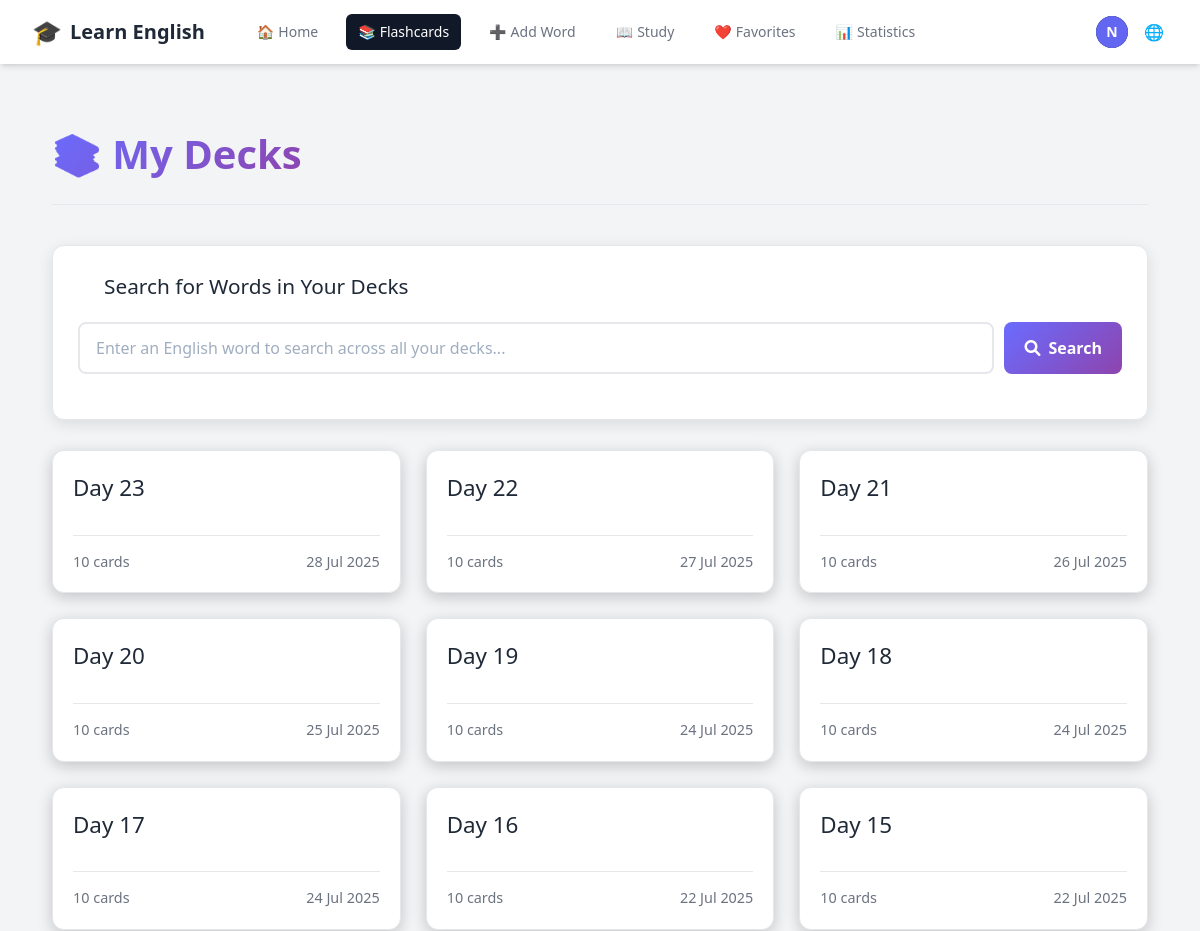
The app's page /decks/ (signed in, upper part), older data.
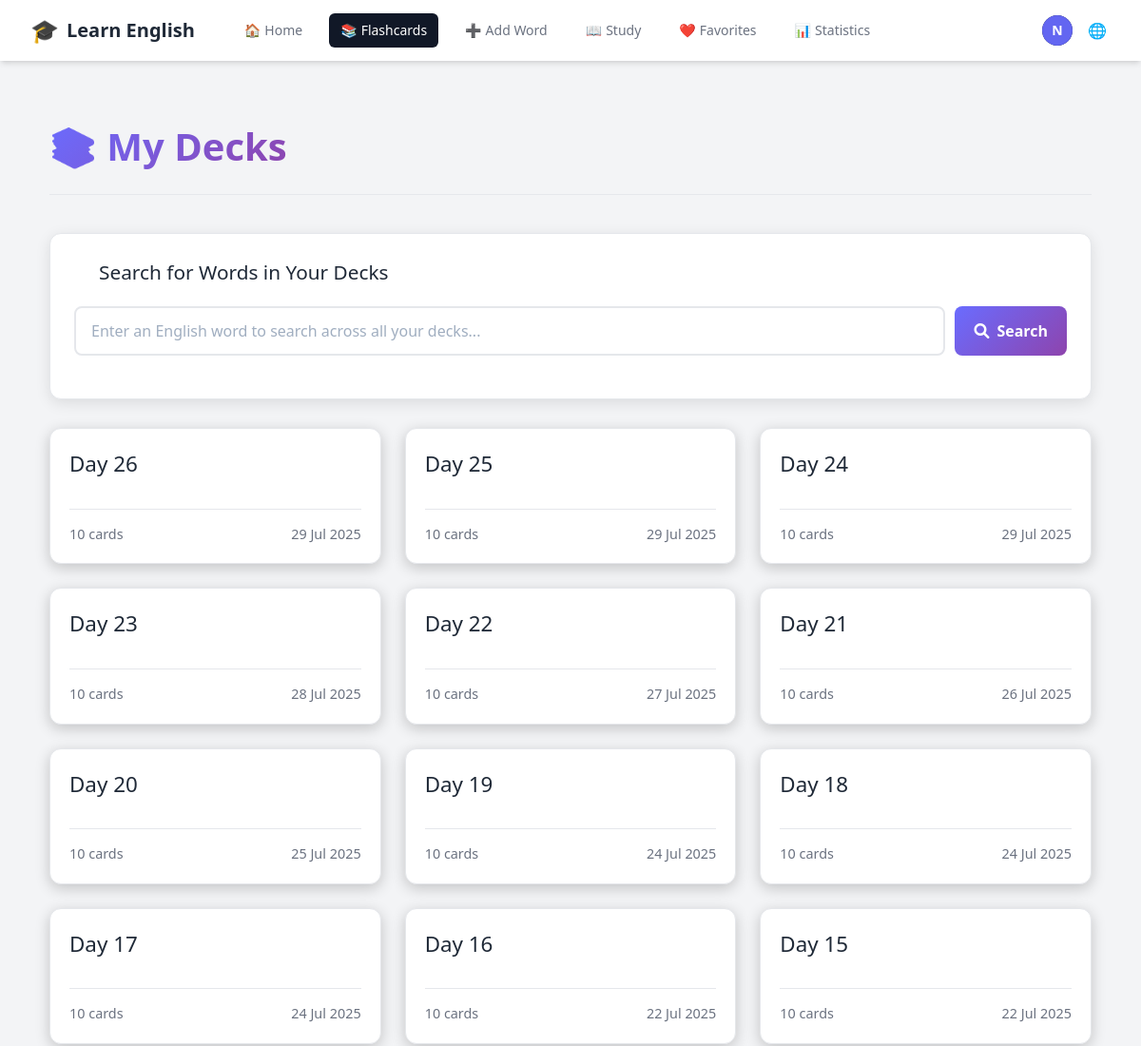
The same page, newer data.
### vocabulary/models.py (models this page shows, shortened)
class Deck(models.Model):
    user = models.ForeignKey(settings.AUTH_USER_MODEL, on_delete=models.CASCADE, related_name='decks')
    name = models.CharField(max_length=255)
    created_at = models.DateTimeField(auto_now_add=True)
    class Meta:
        ordering = ['-created_at']
        unique_together = ['user', 'name']

### vocabulary/views.py (the view)
# urls.py: path('decks/', views.deck_list, name='deck_list'),
@login_required
def deck_list(request):
    decks = Deck.objects.filter(user=request.user).annotate(
        card_count=Count('flashcards')
    ).order_by('-created_at')
    context = {
        'decks': decks
    }
    return render(request, 'vocabulary/deck_list.html', context)

### vocabulary/context_processors.py (called while the page is built)
    def _(message):
        return str(message)

### vocabulary/templates/vocabulary/deck_list.html (shortened to what this page needs)
{% extends "base.html" %}
{% block content %}
<div class="deck-list-page">
    <div class="page-header">
        <h1>📚 {{ manual_texts.my_decks }}</h1>
    </div>
    <div class="search-section">
        <div class="search-header">
            <i class="fas fa-search"></i>
            <h3>Search for Words in Your Decks</h3>
        </div>
        <div class="search-input-container">
            <input
                type="text"
                id="wordSearchInput"
                class="search-input"
                placeholder="Enter an English word to search across all your decks..."
                autocomplete="off"
            >
            <button id="searchBtn" class="search-btn">
                <i class="fas fa-search"></i>
                Search
            </button>
        </div>
    </div>
    {% if decks %}
        <div class="deck-grid">
            {% for deck in decks %}
                <a href="{% url 'deck_detail' deck.id %}" class="deck-card">
                    <div>
                        <h2>{{ deck.name }}</h2>
                    </div>
                    <div class="deck-info">
                        <span>{{ deck.card_count }} {{ manual_texts.cards_text }}</span>
                        <span class="created-date">{{ deck.created_at|date:"d M Y" }}</span>
                    </div>
                </a>
            {% endfor %}
        </div>
    {% else %}
        <div class="no-decks">
            <h2>{{ manual_texts.no_decks_yet }}</h2>
            <p>{{ manual_texts.get_started_by }} <a href="{% url 'add_flashcard' %}">{{ manual_texts.adding_flashcards }}</a>!</p>
        </div>
    {% endif %}
</div>
{% endblock %}

Row changes from the older to the newer data that the page shows:
added Deck: name "Day 26", card_count "10", cards_text "cards", created_at "29 Jul 2025"
added Deck: name "Day 25", card_count "10", cards_text "cards", created_at "29 Jul 2025"
added Deck: name "Day 24", card_count "10", cards_text "cards", created_at "29 Jul 2025"
